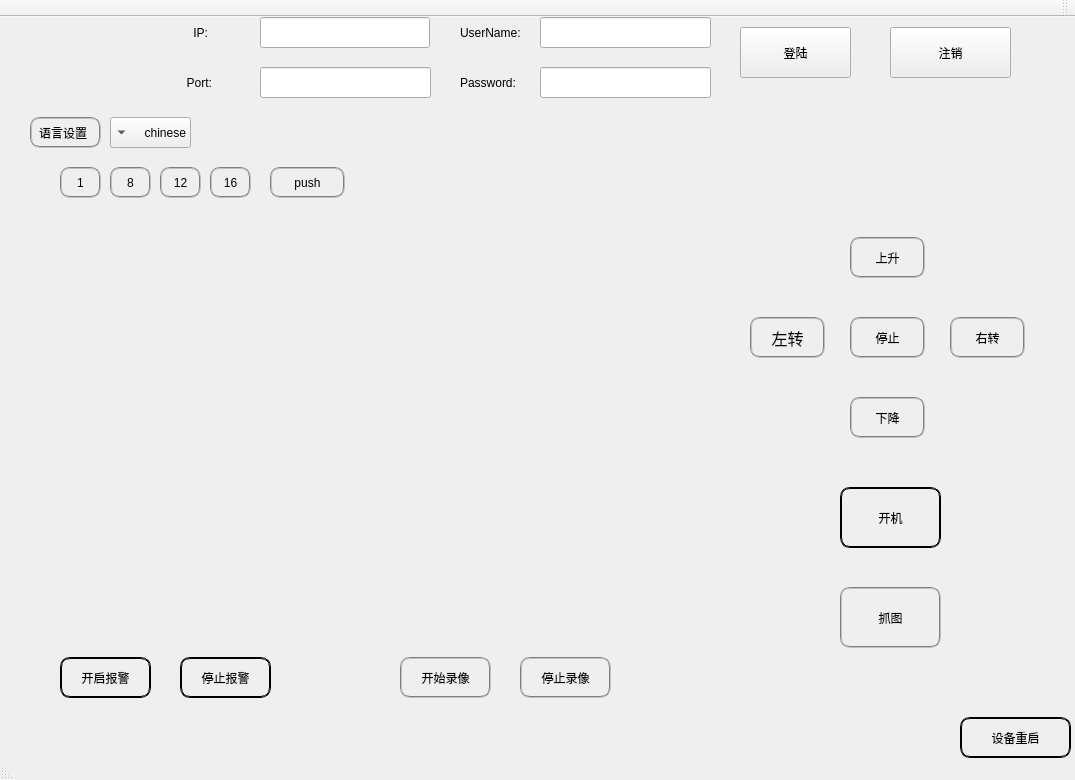
<?xml version="1.0" encoding="UTF-8"?>
<ui version="4.0">
 <class>MainWindow</class>
 <widget class="QMainWindow" name="MainWindow">
  <property name="geometry">
   <rect>
    <x>0</x>
    <y>0</y>
    <width>1075</width>
    <height>780</height>
   </rect>
  </property>
  <property name="windowTitle">
   <string>MainWindow</string>
  </property>
  <property name="layoutDirection">
   <enum>Qt::RightToLeft</enum>
  </property>
  <property name="styleSheet">
   <string notr="true">#MainWindow{background-image: url(:/resouse/bj.png);}
</string>
  </property>
  <widget class="QWidget" name="centralWidget">
   <widget class="QLabel" name="ipLabel">
    <property name="geometry">
     <rect>
      <x>180</x>
      <y>0</y>
      <width>61</width>
      <height>31</height>
     </rect>
    </property>
    <property name="styleSheet">
     <string notr="true">border-image: url(:/resouse/圆角.png);</string>
    </property>
    <property name="text">
     <string>    IP:</string>
    </property>
   </widget>
   <widget class="QLineEdit" name="ipEdit">
    <property name="geometry">
     <rect>
      <x>260</x>
      <y>0</y>
      <width>170</width>
      <height>31</height>
     </rect>
    </property>
    <property name="styleSheet">
     <string notr="true">border-image: url(:/resouse/空白.png);</string>
    </property>
   </widget>
   <widget class="QLabel" name="portLabel">
    <property name="geometry">
     <rect>
      <x>180</x>
      <y>50</y>
      <width>61</width>
      <height>31</height>
     </rect>
    </property>
    <property name="styleSheet">
     <string notr="true">border-image: url(:/resouse/圆角.png);
</string>
    </property>
    <property name="text">
     <string>  Port:</string>
    </property>
   </widget>
   <widget class="QLineEdit" name="portEdit">
    <property name="geometry">
     <rect>
      <x>260</x>
      <y>50</y>
      <width>171</width>
      <height>31</height>
     </rect>
    </property>
    <property name="styleSheet">
     <string notr="true">border-image: url(:/resouse/空白.png);</string>
    </property>
   </widget>
   <widget class="QLabel" name="nameLabel">
    <property name="geometry">
     <rect>
      <x>460</x>
      <y>0</y>
      <width>61</width>
      <height>31</height>
     </rect>
    </property>
    <property name="styleSheet">
     <string notr="true">border-image: url(:/resouse/圆角.png);
</string>
    </property>
    <property name="text">
     <string>UserName:</string>
    </property>
   </widget>
   <widget class="QLineEdit" name="nameEdit">
    <property name="geometry">
     <rect>
      <x>540</x>
      <y>0</y>
      <width>171</width>
      <height>31</height>
     </rect>
    </property>
    <property name="styleSheet">
     <string notr="true">border-image: url(:/resouse/空白.png);</string>
    </property>
   </widget>
   <widget class="QLabel" name="pwdLabel">
    <property name="geometry">
     <rect>
      <x>460</x>
      <y>50</y>
      <width>61</width>
      <height>31</height>
     </rect>
    </property>
    <property name="styleSheet">
     <string notr="true">border-image: url(:/resouse/圆角.png);
</string>
    </property>
    <property name="text">
     <string>Password:</string>
    </property>
   </widget>
   <widget class="QLineEdit" name="pwdEdit">
    <property name="geometry">
     <rect>
      <x>540</x>
      <y>50</y>
      <width>171</width>
      <height>31</height>
     </rect>
    </property>
    <property name="styleSheet">
     <string notr="true">border-image: url(:/resouse/空白.png);</string>
    </property>
   </widget>
   <widget class="QPushButton" name="LoginBtn">
    <property name="geometry">
     <rect>
      <x>740</x>
      <y>10</y>
      <width>111</width>
      <height>51</height>
     </rect>
    </property>
    <property name="styleSheet">
     <string notr="true">border-image: url(:/resouse/圆角.png);
</string>
    </property>
    <property name="text">
     <string>登陆</string>
    </property>
   </widget>
   <widget class="QPushButton" name="LogoutBtn">
    <property name="geometry">
     <rect>
      <x>890</x>
      <y>10</y>
      <width>121</width>
      <height>51</height>
     </rect>
    </property>
    <property name="styleSheet">
     <string notr="true">border-image: url(:/resouse/圆角.png);
</string>
    </property>
    <property name="text">
     <string>注销</string>
    </property>
   </widget>
   <widget class="QLabel" name="label">
    <property name="geometry">
     <rect>
      <x>10</x>
      <y>0</y>
      <width>141</width>
      <height>81</height>
     </rect>
    </property>
    <property name="styleSheet">
     <string notr="true">border-image: url(:/resouse/enz.png);</string>
    </property>
    <property name="text">
     <string/>
    </property>
   </widget>
   <widget class="QPushButton" name="leftBtn">
    <property name="geometry">
     <rect>
      <x>750</x>
      <y>300</y>
      <width>75</width>
      <height>41</height>
     </rect>
    </property>
    <property name="font">
     <font>
      <family>微软雅黑</family>
      <pointsize>12</pointsize>
      <weight>9</weight>
      <italic>false</italic>
      <bold>false</bold>
     </font>
    </property>
    <property name="styleSheet">
     <string notr="true">font: 75 12pt &quot;微软雅黑&quot;;border-image: url(:/resouse/圆角.png);border:2px groove gray;border-radius:10px;padding:2px 4px</string>
    </property>
    <property name="text">
     <string>左转</string>
    </property>
   </widget>
   <widget class="QPushButton" name="stopBtn">
    <property name="geometry">
     <rect>
      <x>850</x>
      <y>300</y>
      <width>75</width>
      <height>41</height>
     </rect>
    </property>
    <property name="styleSheet">
     <string notr="true">font: 75 12pt &quot;微软雅黑&quot;;border-image: url(:/resouse/圆角.png);border:2px groove gray;border-radius:10px;padding:2px 4px</string>
    </property>
    <property name="text">
     <string>停止</string>
    </property>
   </widget>
   <widget class="QPushButton" name="upBtn">
    <property name="geometry">
     <rect>
      <x>850</x>
      <y>220</y>
      <width>75</width>
      <height>41</height>
     </rect>
    </property>
    <property name="styleSheet">
     <string notr="true">font: 75 12pt &quot;微软雅黑&quot;;border-image: url(:/resouse/圆角.png);border:2px groove gray;border-radius:10px;padding:2px 4px</string>
    </property>
    <property name="text">
     <string>上升</string>
    </property>
   </widget>
   <widget class="QPushButton" name="downBtn">
    <property name="geometry">
     <rect>
      <x>850</x>
      <y>380</y>
      <width>75</width>
      <height>41</height>
     </rect>
    </property>
    <property name="styleSheet">
     <string notr="true">font: 75 12pt &quot;微软雅黑&quot;;border-image: url(:/resouse/圆角.png);border:2px groove gray;border-radius:10px;padding:2px 4px</string>
    </property>
    <property name="text">
     <string>下降</string>
    </property>
   </widget>
   <widget class="QPushButton" name="rightBtn">
    <property name="geometry">
     <rect>
      <x>950</x>
      <y>300</y>
      <width>75</width>
      <height>41</height>
     </rect>
    </property>
    <property name="styleSheet">
     <string notr="true">font: 75 12pt &quot;微软雅黑&quot;;border-image: url(:/resouse/圆角.png);border:2px groove gray;border-radius:10px;padding:2px 4px</string>
    </property>
    <property name="text">
     <string>右转</string>
    </property>
   </widget>
   <widget class="QPushButton" name="playBtn">
    <property name="geometry">
     <rect>
      <x>840</x>
      <y>470</y>
      <width>101</width>
      <height>61</height>
     </rect>
    </property>
    <property name="styleSheet">
     <string notr="true">color : black;
font: 75 16pt &quot;微软雅黑&quot;;border-image: url(:/resouse/圆角.png);
border:2px groove ;border-radius:10px;padding:2px 4px

</string>
    </property>
    <property name="text">
     <string>开机</string>
    </property>
   </widget>
   <widget class="QPushButton" name="captureBtn">
    <property name="geometry">
     <rect>
      <x>840</x>
      <y>570</y>
      <width>101</width>
      <height>61</height>
     </rect>
    </property>
    <property name="styleSheet">
     <string notr="true">color : black;
font: 75 16pt &quot;微软雅黑&quot;;border-image: url(:/resouse/圆角.png);
border:2px groove gray;border-radius:10px;padding:2px 4px</string>
    </property>
    <property name="text">
     <string>抓图</string>
    </property>
   </widget>
   <widget class="QPushButton" name="reBootBtn">
    <property name="geometry">
     <rect>
      <x>960</x>
      <y>700</y>
      <width>111</width>
      <height>41</height>
     </rect>
    </property>
    <property name="styleSheet">
     <string notr="true">color : black;
font: 75 16pt &quot;微软雅黑&quot;;border-image: url(:/resouse/圆角.png);
border:2px groove ;border-radius:10px;padding:2px 4px</string>
    </property>
    <property name="text">
     <string>设备重启</string>
    </property>
   </widget>
   <widget class="QPushButton" name="alarmBtn">
    <property name="geometry">
     <rect>
      <x>60</x>
      <y>640</y>
      <width>91</width>
      <height>41</height>
     </rect>
    </property>
    <property name="styleSheet">
     <string notr="true">color : black;
font: 75 12pt &quot;微软雅黑&quot;;border-image: url(:/resouse/圆角.png);
border:2px groove ;border-radius:10px;padding:2px 4px</string>
    </property>
    <property name="text">
     <string>开启报警</string>
    </property>
   </widget>
   <widget class="QPushButton" name="closeAlarmBtn">
    <property name="geometry">
     <rect>
      <x>180</x>
      <y>640</y>
      <width>91</width>
      <height>41</height>
     </rect>
    </property>
    <property name="styleSheet">
     <string notr="true">color : black;
font: 75 12pt &quot;微软雅黑&quot;;border-image: url(:/resouse/圆角.png);
border:2px groove ;border-radius:10px;padding:2px 4px</string>
    </property>
    <property name="text">
     <string>停止报警</string>
    </property>
   </widget>
   <widget class="QPushButton" name="pushButton">
    <property name="geometry">
     <rect>
      <x>400</x>
      <y>640</y>
      <width>91</width>
      <height>41</height>
     </rect>
    </property>
    <property name="styleSheet">
     <string notr="true">border-image: url(:/resouse/圆角.png);
font: 75 12pt &quot;微软雅黑&quot;;
border:2px groove gray;border-radius:10px;padding:2px 4px</string>
    </property>
    <property name="text">
     <string>开始录像</string>
    </property>
   </widget>
   <widget class="QPushButton" name="pushButton_2">
    <property name="geometry">
     <rect>
      <x>520</x>
      <y>640</y>
      <width>91</width>
      <height>41</height>
     </rect>
    </property>
    <property name="styleSheet">
     <string notr="true">border-image: url(:/resouse/圆角.png);
font: 75 12pt &quot;微软雅黑&quot;;
border:2px groove gray;border-radius:10px;padding:2px 4px</string>
    </property>
    <property name="text">
     <string>停止录像</string>
    </property>
   </widget>
   <widget class="QComboBox" name="comboBox">
    <property name="geometry">
     <rect>
      <x>110</x>
      <y>100</y>
      <width>81</width>
      <height>31</height>
     </rect>
    </property>
    <property name="styleSheet">
     <string notr="true">border-image: url(:/resouse/圆角.png);</string>
    </property>
    <item>
     <property name="text">
      <string>chinese</string>
     </property>
    </item>
    <item>
     <property name="text">
      <string>English</string>
     </property>
    </item>
   </widget>
   <widget class="QLabel" name="label_2">
    <property name="geometry">
     <rect>
      <x>30</x>
      <y>100</y>
      <width>71</width>
      <height>31</height>
     </rect>
    </property>
    <property name="styleSheet">
     <string notr="true">font: 75 10pt &quot;微软雅黑&quot;;border-image: url(:/resouse/圆角.png);
border:2px groove gray;border-radius:10px;padding:2px 4px</string>
    </property>
    <property name="text">
     <string>语言设置</string>
    </property>
   </widget>
   <widget class="QPushButton" name="pushButton_3">
    <property name="geometry">
     <rect>
      <x>60</x>
      <y>150</y>
      <width>41</width>
      <height>31</height>
     </rect>
    </property>
    <property name="styleSheet">
     <string notr="true">border-image: url(:/resouse/圆角.png);
font: 75 12pt &quot;微软雅黑&quot;;
border:2px groove gray;border-radius:10px;padding:2px 4px</string>
    </property>
    <property name="text">
     <string>1</string>
    </property>
   </widget>
   <widget class="QPushButton" name="pushButton_5">
    <property name="geometry">
     <rect>
      <x>110</x>
      <y>150</y>
      <width>41</width>
      <height>31</height>
     </rect>
    </property>
    <property name="styleSheet">
     <string notr="true">border-image: url(:/resouse/圆角.png);
font: 75 12pt &quot;微软雅黑&quot;;
border:2px groove gray;border-radius:10px;padding:2px 4px</string>
    </property>
    <property name="text">
     <string>8</string>
    </property>
   </widget>
   <widget class="QPushButton" name="pushButton_6">
    <property name="geometry">
     <rect>
      <x>160</x>
      <y>150</y>
      <width>41</width>
      <height>31</height>
     </rect>
    </property>
    <property name="styleSheet">
     <string notr="true">border-image: url(:/resouse/圆角.png);
font: 75 12pt &quot;微软雅黑&quot;;
border:2px groove gray;border-radius:10px;padding:2px 4px</string>
    </property>
    <property name="text">
     <string>12</string>
    </property>
   </widget>
   <widget class="QPushButton" name="pushButton_7">
    <property name="geometry">
     <rect>
      <x>210</x>
      <y>150</y>
      <width>41</width>
      <height>31</height>
     </rect>
    </property>
    <property name="styleSheet">
     <string notr="true">border-image: url(:/resouse/圆角.png);
font: 75 12pt &quot;微软雅黑&quot;;
border:2px groove gray;border-radius:10px;padding:2px 4px</string>
    </property>
    <property name="text">
     <string>16</string>
    </property>
   </widget>
   <widget class="QPushButton" name="pushButton_4">
    <property name="geometry">
     <rect>
      <x>270</x>
      <y>150</y>
      <width>75</width>
      <height>31</height>
     </rect>
    </property>
    <property name="styleSheet">
     <string notr="true">border-image: url(:/resouse/圆角.png);
font: 75 12pt &quot;微软雅黑&quot;;
border:2px groove gray;border-radius:10px;padding:2px 4px</string>
    </property>
    <property name="text">
     <string>push</string>
    </property>
   </widget>
   <widget class="QWidget" name="layoutWidget">
    <property name="geometry">
     <rect>
      <x>60</x>
      <y>200</y>
      <width>651</width>
      <height>431</height>
     </rect>
    </property>
    <layout class="QGridLayout" name="gridLayout">
     <property name="leftMargin">
      <number>5</number>
     </property>
     <property name="topMargin">
      <number>5</number>
     </property>
     <property name="rightMargin">
      <number>5</number>
     </property>
     <property name="bottomMargin">
      <number>5</number>
     </property>
     <property name="spacing">
      <number>10</number>
     </property>
     <item row="0" column="0">
      <widget class="QWidget" name="widget_1" native="true">
       <property name="styleSheet">
        <string notr="true">border-image: url(:/resouse/TTT.png);</string>
       </property>
      </widget>
     </item>
     <item row="0" column="1">
      <widget class="QWidget" name="widget_2" native="true">
       <property name="styleSheet">
        <string notr="true">border-image: url(:/resouse/TTT.png);</string>
       </property>
      </widget>
     </item>
     <item row="0" column="2">
      <widget class="QWidget" name="widget_3" native="true">
       <property name="styleSheet">
        <string notr="true">border-image: url(:/resouse/TTT.png);</string>
       </property>
      </widget>
     </item>
     <item row="0" column="3">
      <widget class="QWidget" name="widget_4" native="true">
       <property name="styleSheet">
        <string notr="true">border-image: url(:/resouse/TTT.png);</string>
       </property>
      </widget>
     </item>
     <item row="1" column="0">
      <widget class="QWidget" name="widget_5" native="true">
       <property name="styleSheet">
        <string notr="true">border-image: url(:/resouse/TTT.png);</string>
       </property>
      </widget>
     </item>
     <item row="1" column="1">
      <widget class="QWidget" name="widget_6" native="true">
       <property name="styleSheet">
        <string notr="true">border-image: url(:/resouse/TTT.png);</string>
       </property>
      </widget>
     </item>
     <item row="1" column="2">
      <widget class="QWidget" name="widget_7" native="true">
       <property name="styleSheet">
        <string notr="true">border-image: url(:/resouse/TTT.png);</string>
       </property>
      </widget>
     </item>
     <item row="1" column="3">
      <widget class="QWidget" name="widget_8" native="true">
       <property name="styleSheet">
        <string notr="true">border-image: url(:/resouse/TTT.png);</string>
       </property>
      </widget>
     </item>
     <item row="2" column="0">
      <widget class="QWidget" name="widget_9" native="true">
       <property name="styleSheet">
        <string notr="true">border-image: url(:/resouse/TTT.png);</string>
       </property>
      </widget>
     </item>
     <item row="2" column="1">
      <widget class="QWidget" name="widget_10" native="true">
       <property name="styleSheet">
        <string notr="true">border-image: url(:/resouse/TTT.png);</string>
       </property>
      </widget>
     </item>
     <item row="2" column="2">
      <widget class="QWidget" name="widget_11" native="true">
       <property name="styleSheet">
        <string notr="true">border-image: url(:/resouse/TTT.png);</string>
       </property>
      </widget>
     </item>
     <item row="2" column="3">
      <widget class="QWidget" name="widget_12" native="true">
       <property name="styleSheet">
        <string notr="true">border-image: url(:/resouse/TTT.png);</string>
       </property>
      </widget>
     </item>
     <item row="3" column="0">
      <widget class="QWidget" name="widget_13" native="true">
       <property name="styleSheet">
        <string notr="true">border-image: url(:/resouse/TTT.png);</string>
       </property>
      </widget>
     </item>
     <item row="3" column="1">
      <widget class="QWidget" name="widget_14" native="true">
       <property name="styleSheet">
        <string notr="true">border-image: url(:/resouse/TTT.png);</string>
       </property>
      </widget>
     </item>
     <item row="3" column="2">
      <widget class="QWidget" name="widget_15" native="true">
       <property name="styleSheet">
        <string notr="true">border-image: url(:/resouse/TTT.png);</string>
       </property>
      </widget>
     </item>
     <item row="3" column="3">
      <widget class="QWidget" name="widget_16" native="true">
       <property name="styleSheet">
        <string notr="true">border-image: url(:/resouse/TTT.png);</string>
       </property>
      </widget>
     </item>
    </layout>
   </widget>
  </widget>
  <widget class="QMenuBar" name="menuBar">
   <property name="geometry">
    <rect>
     <x>0</x>
     <y>0</y>
     <width>1075</width>
     <height>23</height>
    </rect>
   </property>
  </widget>
  <widget class="QToolBar" name="mainToolBar">
   <attribute name="toolBarArea">
    <enum>TopToolBarArea</enum>
   </attribute>
   <attribute name="toolBarBreak">
    <bool>false</bool>
   </attribute>
  </widget>
  <widget class="QStatusBar" name="statusBar"/>
 </widget>
 <layoutdefault spacing="6" margin="11"/>
 <resources/>
 <connections/>
</ui>
